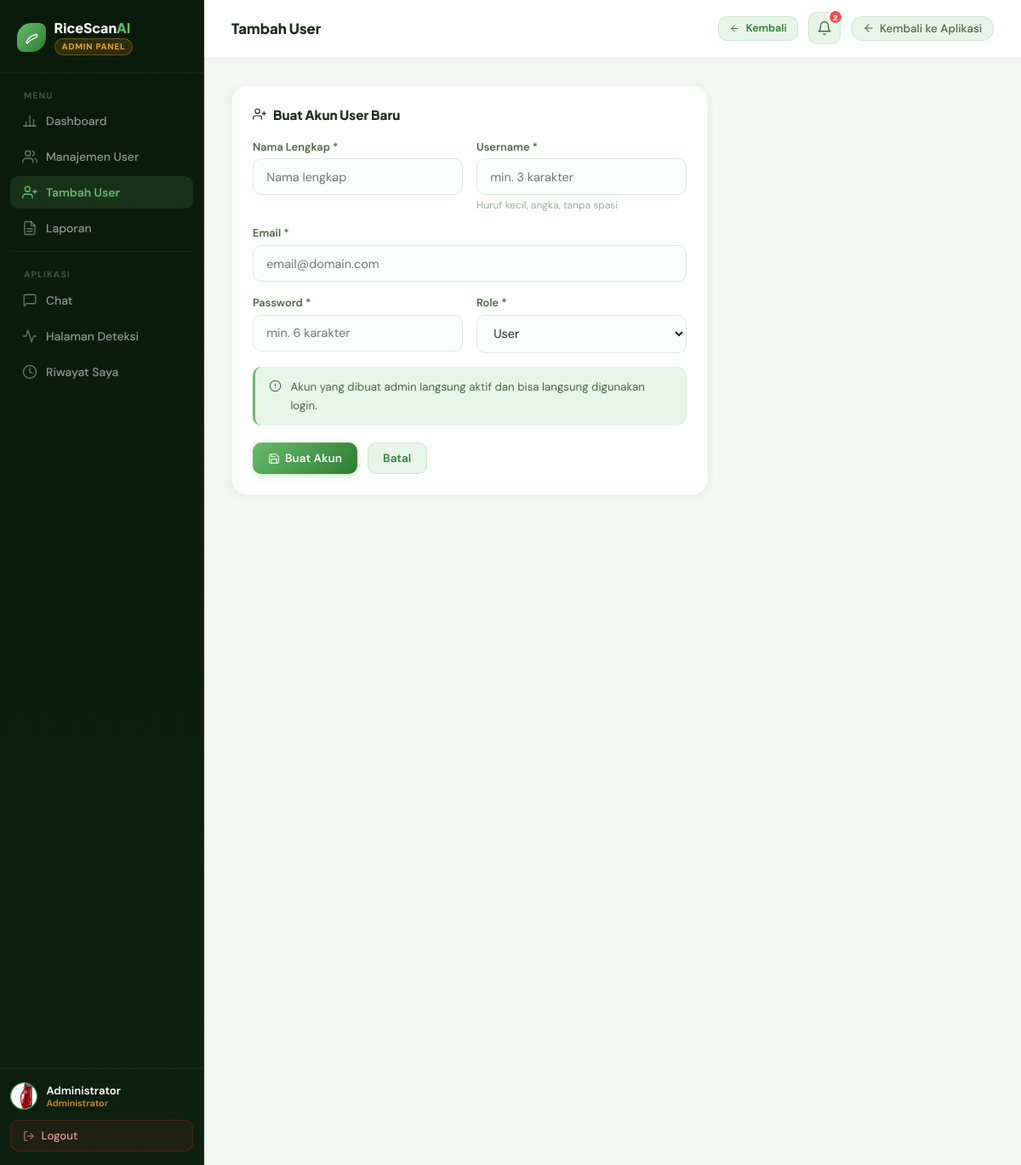
The app's page /admin/users/tambah (signed in) with its own data.
### app.py (models this page shows, shortened)
class User(UserMixin, db.Model):
    __tablename__ = 'users'
    id            = db.Column(db.Integer,     primary_key=True)
    nama          = db.Column(db.String(100), nullable=False)
    username      = db.Column(db.String(50),  unique=True, nullable=False)
    email         = db.Column(db.String(120), unique=True, nullable=False)
    password_hash = db.Column(db.String(256), nullable=True)   # nullable → Google users tidak punya password
    role          = db.Column(db.String(20),  nullable=False, default='user')
    foto_profil   = db.Column(db.String(120), nullable=True, default=None)
    google_id     = db.Column(db.String(120), nullable=True, unique=True)
    google_avatar = db.Column(db.String(500), nullable=True)
    _is_active    = db.Column('is_active', db.Boolean, nullable=False, default=True)
    created_at    = db.Column(db.DateTime, default=now_wib)
    riwayat = db.relationship('RiwayatDeteksi', backref='user', lazy=True, cascade='all, delete-orphan')
    @property
    def is_admin(self):
        return self.role == 'admin'
    @property
    def is_active(self):
        return bool(self._is_active)
    @is_active.setter
    def is_active(self, value):
        self._is_active = value
    def avatar_url(self):
        if self.foto_profil:
            return url_for('static', filename=f'uploads/avatars/{self.foto_profil}')
        if self.google_avatar:
            return self.google_avatar
        return None

### app.py (the view, shortened to what this page needs)
@app.route('/admin/users/tambah', methods=['GET', 'POST'])
@login_required
@admin_required
def admin_tambah_user():
    return render_template('admin/tambah_user.html')

### app.py (called while the page is built)
@login_manager.user_loader
def load_user(user_id):
    return db.session.get(User, int(user_id))

def admin_required(f):
    @wraps(f)
    def decorated(*args, **kwargs):
        if not current_user.is_authenticated or not current_user.is_admin:
            flash('Akses ditolak. Halaman ini hanya untuk admin.', 'danger')
            return redirect(url_for('index'))
        return f(*args, **kwargs)
    return decorated

### templates/admin/tambah_user.html (shortened to what this page needs)
{% extends 'admin/base.html' %}
{% block topbar_title %}Tambah User{% endblock %}
{% block topbar_actions %}
<a href="{{ url_for('admin_users') }}" class="btn btn-secondary btn-sm">
  <svg width="13" height="13" viewBox="0 0 24 24" fill="none" stroke="currentColor" stroke-width="1.8" stroke-linecap="round" stroke-linejoin="round"><line x1="19" y1="12" x2="5" y2="12"/><polyline points="12 19 5 12 12 5"/></svg>
  Kembali
</a>
{% endblock %}
{% block content %}
<div style="max-width:560px">
  <div class="card">
    <div class="card-title">
      <svg width="16" height="16" viewBox="0 0 24 24" fill="none" stroke="currentColor" stroke-width="1.8" stroke-linecap="round" stroke-linejoin="round"><path d="M16 21v-2a4 4 0 0 0-4-4H5a4 4 0 0 0-4 4v2"/><circle cx="8.5" cy="7" r="4"/><line x1="20" y1="8" x2="20" y2="14"/><line x1="23" y1="11" x2="17" y2="11"/></svg>
      Buat Akun User Baru
    </div>
    <form method="POST">
      <div class="row2">
        <div class="field">
          <label>Nama Lengkap *</label>
          <input type="text" name="nama" value="{{ nama or '' }}" placeholder="Nama lengkap" required>
        </div>
        <div class="field">
          <label>Username *</label>
          <input type="text" name="username" value="{{ username or '' }}"
                 placeholder="min. 3 karakter" required autocomplete="off">
          <div class="hint">Huruf kecil, angka, tanpa spasi</div>
        </div>
      </div>
      <div class="field">
        <label>Email *</label>
        <input type="email" name="email" value="{{ email or '' }}" placeholder="email@domain.com" required>
      </div>
      <div class="row2">
        <div class="field">
          <label>Password *</label>
          <input type="password" name="password" placeholder="min. 6 karakter" required autocomplete="new-password">
        </div>
        <div class="field">
          <label>Role *</label>
          <select name="role">
            <option value="user" {% if role != 'admin' %}selected{% endif %}>User</option>
          </select>
        </div>
      </div>
      <div style="display:flex;align-items:flex-start;gap:.65rem;padding:.85rem 1rem;
                  background:var(--gu);border-radius:10px;border-left:3px solid var(--gl);
                  font-size:.83rem;color:var(--mu);margin-bottom:1.25rem;line-height:1.6">
        <svg width="15" height="15" style="flex-shrink:0;margin-top:.1rem" viewBox="0 0 24 24" fill="none" stroke="currentColor" stroke-width="1.8" stroke-linecap="round" stroke-linejoin="round"><circle cx="12" cy="12" r="10"/><line x1="12" y1="8" x2="12" y2="12"/><line x1="12" y1="16" x2="12.01" y2="16"/></svg>
        Akun yang dibuat admin langsung aktif dan bisa langsung digunakan login.
      </div>
      <div style="display:flex;gap:.75rem">
        <button type="submit" class="btn btn-primary">
          <svg width="14" height="14" viewBox="0 0 24 24" fill="none" stroke="currentColor" stroke-width="1.8" stroke-linecap="round" stroke-linejoin="round"><path d="M19 21H5a2 2 0 0 1-2-2V5a2 2 0 0 1 2-2h11l5 5v11a2 2 0 0 1-2 2z"/><polyline points="17 21 17 13 7 13 7 21"/><polyline points="7 3 7 8 15 8"/></svg>
          Buat Akun
        </button>
        <a href="{{ url_for('admin_users') }}" class="btn btn-secondary">Batal</a>
      </div>
    </form>
  </div>
</div>
{% endblock %}

### templates/admin/base.html (shortened to what this page needs)
<!DOCTYPE html>
<html lang="id">
<head>
</head>
<body>
<aside class="sidebar">
  <div class="sb-brand">
    <div class="sb-brand-ico">
    </div>
    <div>
      <div class="sb-brand-txt">RiceScan<span>AI</span></div>
      <div class="sb-badge">Admin Panel</div>
    </div>
  </div>
  <nav class="sb-nav">
    <div class="sb-section">Menu</div>
    <a href="{{ url_for('admin_dashboard') }}"
       class="sb-link {% if request.endpoint == 'admin_dashboard' %}active{% endif %}">
      <svg class="ico" viewBox="0 0 24 24" fill="none" stroke="currentColor" stroke-width="1.8" stroke-linecap="round" stroke-linejoin="round"><line x1="18" y1="20" x2="18" y2="10"/><line x1="12" y1="20" x2="12" y2="4"/><line x1="6" y1="20" x2="6" y2="14"/><line x1="2" y1="20" x2="22" y2="20"/></svg>
      Dashboard
    </a>
    <a href="{{ url_for('admin_users') }}"
       class="sb-link {% if 'admin_user' in request.endpoint %}active{% endif %}">
      <svg class="ico" viewBox="0 0 24 24" fill="none" stroke="currentColor" stroke-width="1.8" stroke-linecap="round" stroke-linejoin="round"><path d="M17 21v-2a4 4 0 0 0-4-4H5a4 4 0 0 0-4 4v2"/><circle cx="9" cy="7" r="4"/><path d="M23 21v-2a4 4 0 0 0-3-3.87"/><path d="M16 3.13a4 4 0 0 1 0 7.75"/></svg>
      Manajemen User
    </a>
    <a href="{{ url_for('admin_tambah_user') }}"
       class="sb-link {% if request.endpoint == 'admin_tambah_user' %}active{% endif %}">
      <svg class="ico" viewBox="0 0 24 24" fill="none" stroke="currentColor" stroke-width="1.8" stroke-linecap="round" stroke-linejoin="round"><path d="M16 21v-2a4 4 0 0 0-4-4H5a4 4 0 0 0-4 4v2"/><circle cx="8.5" cy="7" r="4"/><line x1="20" y1="8" x2="20" y2="14"/><line x1="23" y1="11" x2="17" y2="11"/></svg>
      Tambah User
    </a>
    <a href="{{ url_for('admin_laporan') }}"
       class="sb-link {% if request.endpoint == 'admin_laporan' %}active{% endif %}">
      Laporan
    </a>
    <div class="sb-divider"></div>
    <div class="sb-section">Aplikasi</div>
    <a href="{{ url_for('admin_chat_list') }}"
       class="sb-link {% if 'chat' in request.endpoint %}active{% endif %}" style="position:relative">
      <svg class="ico" viewBox="0 0 24 24" fill="none" stroke="currentColor" stroke-width="1.8" stroke-linecap="round" stroke-linejoin="round"><path d="M21 15a2 2 0 0 1-2 2H7l-4 4V5a2 2 0 0 1 2-2h14a2 2 0 0 1 2 2z"/></svg>
      Chat
    </a>
    <a href="{{ url_for('index') }}" class="sb-link">
      <svg class="ico" viewBox="0 0 24 24" fill="none" stroke="currentColor" stroke-width="1.8" stroke-linecap="round" stroke-linejoin="round"><polyline points="22 12 18 12 15 21 9 3 6 12 2 12"/></svg>
      Halaman Deteksi
    </a>
    <a href="{{ url_for('riwayat') }}" class="sb-link">
      <svg class="ico" viewBox="0 0 24 24" fill="none" stroke="currentColor" stroke-width="1.8" stroke-linecap="round" stroke-linejoin="round"><circle cx="12" cy="12" r="10"/><polyline points="12 6 12 12 16 14"/></svg>
      Riwayat Saya
    </a>
  </nav>
  <div class="sb-bottom">
    <div class="sb-user">
      <div class="sb-user-ico">
        {% if current_user.avatar_url() %}
          <img src="{{ current_user.avatar_url() }}" alt="{{ current_user.nama }}" style="width:100%;height:100%;object-fit:cover;border-radius:50%">
        {% else %}
          <svg width="16" height="16" viewBox="0 0 24 24" fill="none" stroke="currentColor" stroke-width="1.8" stroke-linecap="round" stroke-linejoin="round"><path d="M20 21v-2a4 4 0 0 0-4-4H8a4 4 0 0 0-4 4v2"/><circle cx="12" cy="7" r="4"/></svg>
        {% endif %}
      </div>
      <div>
        <div class="sb-user-name">{{ current_user.nama }}</div>
        <div class="sb-user-role">Administrator</div>
      </div>
    </div>
    <a href="#" class="sb-logout" id="sidebarLogoutBtn">
      <svg width="14" height="14" viewBox="0 0 24 24" fill="none" stroke="currentColor" stroke-width="1.8" stroke-linecap="round" stroke-linejoin="round"><path d="M9 21H5a2 2 0 0 1-2-2V5a2 2 0 0 1 2-2h4"/><polyline points="16 17 21 12 16 7"/><line x1="21" y1="12" x2="9" y2="12"/></svg>
      Logout
    </a>
  </div>
</aside>
<div class="layout">
  <div class="topbar">
    <div class="topbar-title">{% block topbar_title %}Admin Panel{% endblock %}</div>
    <div class="topbar-right">
      {% block topbar_actions %}{% endblock %}
      <div class="notif-wrap" id="adminNotifWrap">
        <button class="notif-btn" id="adminNotifBtn" onclick="toggleAdminNotif()" title="Notifikasi">
          <svg width="18" height="18" viewBox="0 0 24 24" fill="none" stroke="currentColor" stroke-width="1.8" stroke-linecap="round" stroke-linejoin="round"><path d="M18 8A6 6 0 0 0 6 8c0 7-3 9-3 9h18s-3-2-3-9"/><path d="M13.73 21a2 2 0 0 1-3.46 0"/></svg>
          <span class="notif-badge" id="adminNotifBadge" style="display:none"></span>
        </button>
      </div>
      <a href="{{ url_for('index') }}" class="topbar-back">
        <svg width="14" height="14" viewBox="0 0 24 24" fill="none" stroke="currentColor" stroke-width="1.8" stroke-linecap="round" stroke-linejoin="round"><line x1="19" y1="12" x2="5" y2="12"/><polyline points="12 19 5 12 12 5"/></svg>
        Kembali ke Aplikasi
      </a>
    </div>
  </div>
  <div class="content">
    <div class="content-inner">
      {% block content %}{% endblock %}
    </div>
  </div>
</div>
</body>
</html>

### records on screen
User: avatar_url (picture), nama "Administrator"
